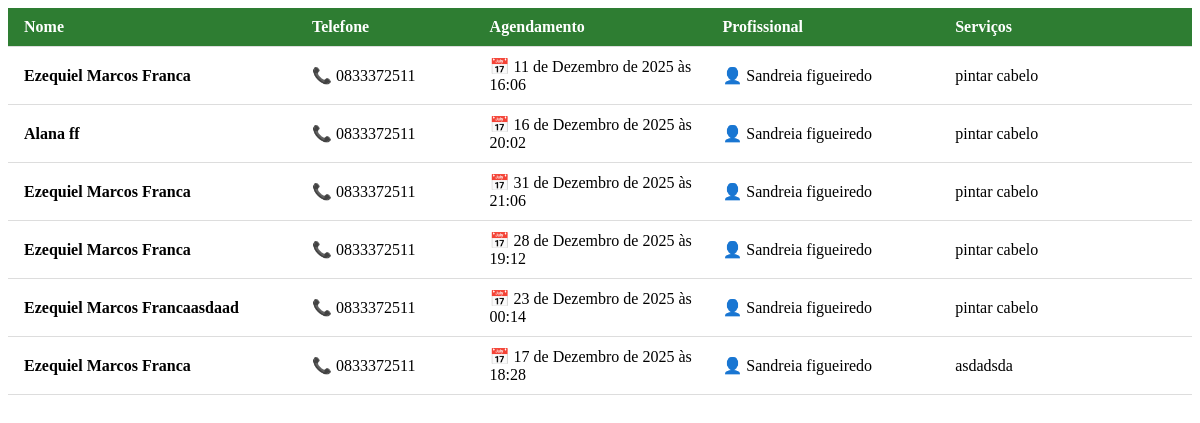
The app's page /customers/list/ (signed in) with its own data.
### pages/models.py (models this page shows, shortened)
class Customer(models.Model):
    first_name = models.CharField(max_length=30)
    second_name= models.CharField(max_length=30)
    professional = models.ForeignKey(Professionals, on_delete=models.CASCADE)
    services = models.ManyToManyField(Service)
    date = models.DateTimeField()
    phone = models.CharField(max_length=11)

class Professionals(models.Model):
    first_name = models.CharField(max_length=30)
    second_name = models.CharField(max_length=30)
    user = models.OneToOneField(User, on_delete=models.CASCADE)
    def __str__(self):
        return f"{self.first_name} {self.second_name}"

class Service(models.Model):
    name = models.CharField(max_length=50)
    def __str__(self):
        return f"{self.name}"

### pages/views.py (the view)
# urls.py: path('customers/list/',views.customer_list, name='customer_list' ),
@login_required
def customer_list(request):
    customers = Customer.objects.all()
    return render(request, 'pages/CustomerLists.html',{
        'customers':customers
    })

### pages/templates/pages/CustomerLists.html
{% load static %}
<head>
    <link rel="stylesheet" href="{% static 'pages/css/customerLists.css'%}">
</head>
<ul class="customer-list">
    <li class="customer-row header">
        <span>Nome</span>
        <span>Telefone</span>
        <span>Agendamento</span>
        <span>Profissional</span>
        <spa>Serviços</spa>
    </li>
    {% for customer in customers %}
    <li class="customer-row">
        <span class="col-name">
            {{ customer.first_name }} {{ customer.second_name }}
        </span>
        <span class="col-phone">
            📞 {{ customer.phone }}
        </span>
        <span class="col-date">
            📅 {{ customer.date }}
        </span>
        <span class="col-prof">
            👤 {{ customer.professional }}
        </span>
        <span class="col-services">
            {% for service in customer.services.all %}
                {{service}}{%if not forloop.last%}, {%endif%}
            {% empty %}
                -
            {%endfor%}
        </span>
    </li>
    {% endfor %}
</ul>

### pages/static/pages/css/customerLists.css (style rules this page uses)
.customer-list { list-style: none; padding: 0; margin: 0; width: 100%; }
.customer-row { display: grid; grid-template-columns: 2.5fr 1.5fr 2fr 2fr 2fr; align-items: center; gap: 12px; padding: 10px 16px; border-bottom: 1px solid #ddd; }
.customer-row.header { font-weight: bold; background-color: #2e7d32; color: #fff; }
.col-name { font-weight: 600; white-space: nowrap; overflow: hidden; text-overflow: ellipsis; }
.col-phone, .col-services .col-date, .col-prof { white-space: nowrap; }

### records on screen
Customer: first_name "Ezequiel Marcos", second_name "Franca", phone "0833372511", date "11 de Dezembro de 2025 às 16:06", professional "Sandreia figueiredo"
Service: name "pintar cabelo"
Customer: first_name "Alana", second_name "ff", phone "0833372511", date "16 de Dezembro de 2025 às 20:02", professional "Sandreia figueiredo"
Customer: first_name "Ezequiel Marcos", second_name "Franca", phone "0833372511", date "31 de Dezembro de 2025 às 21:06", professional "Sandreia figueiredo"
Customer: first_name "Ezequiel Marcos", second_name "Franca", phone "0833372511", date "28 de Dezembro de 2025 às 19:12", professional "Sandreia figueiredo"
Customer: first_name "Ezequiel Marcos", second_name "Francaasdaad", phone "0833372511", date "23 de Dezembro de 2025 às 00:14", professional "Sandreia figueiredo"
Customer: first_name "Ezequiel Marcos", second_name "Franca", phone "0833372511", date "17 de Dezembro de 2025 às 18:28", professional "Sandreia figueiredo"
Service: name "asdadsda"
